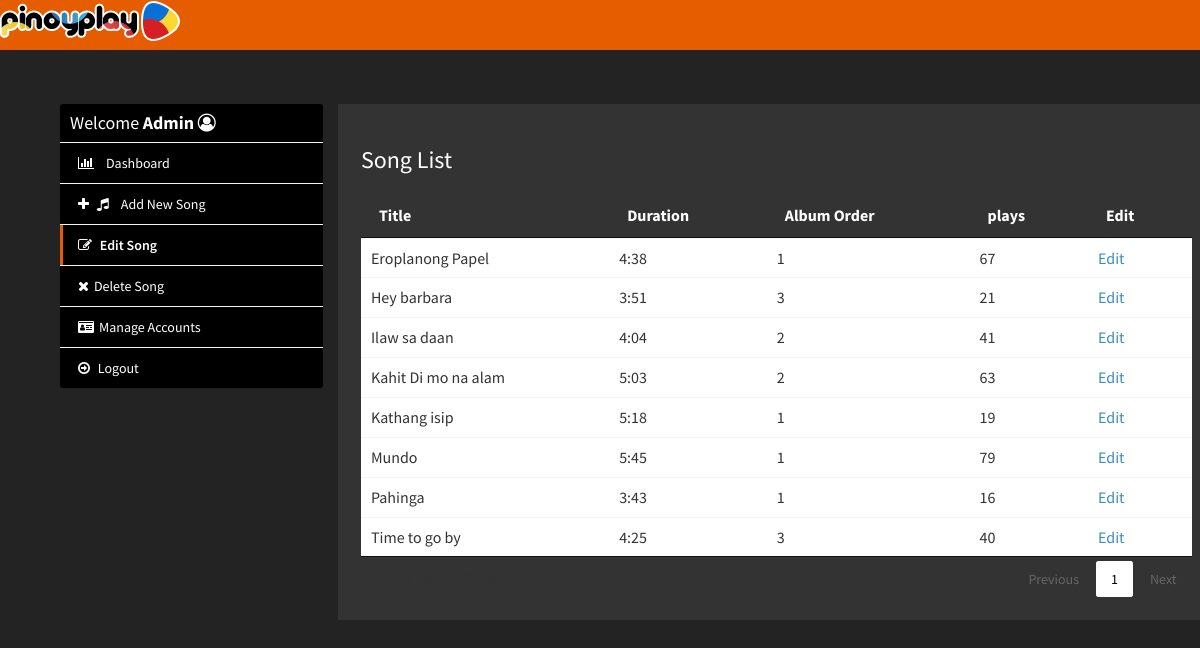
Page /admin/editform.php (signed in) on the committed database.
### tables this page shows
CREATE TABLE songs (
  id int(11) NOT NULL,
  title varchar(250) NOT NULL,
  artist int(11) NOT NULL,
  album int(11) NOT NULL,
  genre int(11) NOT NULL,
  duration varchar(8) NOT NULL,
  path varchar(500) NOT NULL,
  albumOrder int(11) NOT NULL,
  plays int(11) NOT NULL
);

### admin/editform.php (the view, shortened to what this page needs)
<?php
  include("config.php");
?>
<head>
  <link rel="stylesheet" href="https://cdnjs.cloudflare.com/ajax/libs/twitter-bootstrap/3.3.7/css/bootstrap.min.css">
  <link rel="stylesheet" href="https://cdnjs.cloudflare.com/ajax/libs/font-awesome/4.7.0/css/font-awesome.min.css">
  <link rel="stylesheet" href="https://cdnjs.cloudflare.com/ajax/libs/ionicons/2.0.1/css/ionicons.min.css">
  <link rel="stylesheet" href="assets/AdminLTE.min.css">
  <link rel="stylesheet" href="assets/_all-skins.min.css">
  <link rel="stylesheet" href="assets/custom.css">
  <link rel="stylesheet" href="assets/jquery.datatable.css">
</head>
<body style="background-color:   #232323; ">
<div class="wrapper " style="background-color:   #232323;   padding-top: 89px;">
  <nav class="navbar  navbar-fixed-top" style="background-color: #e65d00">
 <header class="main-header navbar-fixed-top">
  <a href="index.php" class="logos" style="background-color: #e65d00; ">
      <span class="logo-mini"><img src="../smalllogo.png" alt="Mountain View" ></span>
    </a>
</header>
</nav>
  <div class="container" >
    <section id="candidates" class="content-header">
      <div class="container">
        <div class="row">
         <div class="col-md-3">
            <div class="box box-solid" style="background-color: #000000; ">
              <div class="box-header with-border">
                <h3 class="box-title" style="color:white;">Welcome <b>Admin
                  <i class="fa fa-user-circle-o" aria-hidden="true"></i></b></h3>
              </div>
              <div class="box-body no-padding">
                <ul class="nav nav-pills nav-stacked">
                  <li  ><a href="dashboard.php" style="color:white;"><i class="fa fa-bar-chart" aria-hidden="true"></i> Dashboard</a></li>
                  <li type="button "data-toggle="modal" data-target="#addsong" ><a style="color:white;"><i class="fa fa-plus" aria-hidden="true"></i> <i class="fa fa-music" aria-hidden="true"></i> Add New Song</a></li>
                  <li  class="active" ><a href="editform.php" style="color:white;"><i class="fa fa-pencil-square-o" aria-hidden="true"></i> Edit Song</a></li>
                  <li><a href="deleteform.php" style="color:white;"><i class="fa fa-times" aria-hidden="true"></i>Delete Song</a></li>
                  <li><a href="accountform.php" style="color:white;"><i class="fa fa-id-card" aria-hidden="true"></i>Manage Accounts</a></li>
                  <li><a href="logout.php" style="color:white;"><i class="fa fa-arrow-circle-o-right"></i> Logout</a></li>
                </ul>
              </div>
            </div>
          </div>
          <div class="col-md-9 bg-white padding-2">
            <h3>Song List</h3>
            <div class="row margin-top-20">
              <div class="col-md-12">
                <div class="box-body table-responsive no-padding">
                  <table id="example2" class="table table-hover">
                    <thead>
                      <th class="thcolor">Title</th>
                      <th class="thcolor">Duration</th>
                      <th class="thcolor"> Album Order</th>
                      <th class="thcolor">plays</th>
                      <th class="thcolor">Edit</th>
                    </thead>
                    <tbody>
                      <?php
                      $sql = "SELECT * FROM songs";
                      $result = $conn->query($sql);
                      if($result->num_rows > 0) {
                        while($row = $result->fetch_assoc()) {
                      ?>
                      <tr>
                        <td><?php echo $row['title']; ?></td>
                        <td><?php echo $row['duration']; ?></td>
                        <td><?php echo $row['albumOrder']; ?></td>
                        <td><?php echo $row['plays']; ?></td>
                        <td><a href="editform2.php?id=<?php echo $row['id']; ?>">Edit</a></td>
                      </tr>
                     <?php
                        }
                      }
                    ?>
                    </tbody>
                  </table>
                </div>
              </div>
            </div>
          </div>
        </div>
      </div>
    </section>
  </div>
 </div>
</body>

### admin/assets/custom.css (style rules this page uses)
.margin-top-20 { margin-top: 20px; }
.padding-2 { padding: 2%; }
.bg-white { background-color: #333; }

### admin/editform.php (style rules this page uses)
* { box-sizing: border-box; }

### rows in the picture
songs: title "Eroplanong Papel", duration "4:38", albumOrder "1", plays "67"
songs: title "Kahit Di mo na alam", duration "5:03", albumOrder "2", plays "63"
songs: title "Time to go by", duration "4:25", albumOrder "3", plays "40"
songs: title "Mundo", duration "5:45", albumOrder "1", plays "79"
songs: title "Ilaw sa daan", duration "4:04", albumOrder "2", plays "41"
songs: title "Hey barbara", duration "3:51", albumOrder "3", plays "21"
songs: title "Kathang isip", duration "5:18", albumOrder "1", plays "19"
songs: title "Pahinga", duration "3:43", albumOrder "1", plays "16"
